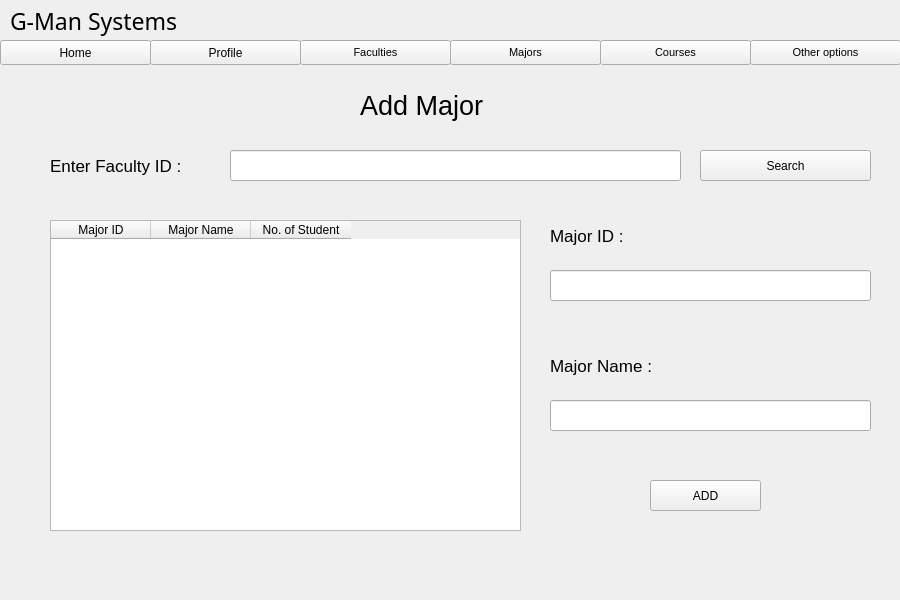
<?xml version="1.0" encoding="UTF-8"?>
<ui version="4.0">
 <class>Form</class>
 <widget class="QWidget" name="Form">
  <property name="geometry">
   <rect>
    <x>0</x>
    <y>0</y>
    <width>900</width>
    <height>600</height>
   </rect>
  </property>
  <property name="windowTitle">
   <string>Form</string>
  </property>
  <widget class="QLabel" name="label_15">
   <property name="geometry">
    <rect>
     <x>10</x>
     <y>0</y>
     <width>221</width>
     <height>41</height>
    </rect>
   </property>
   <property name="font">
    <font>
     <family>Century Gothic</family>
     <pointsize>17</pointsize>
    </font>
   </property>
   <property name="text">
    <string>G-Man Systems</string>
   </property>
  </widget>
  <widget class="QPushButton" name="homeButton">
   <property name="geometry">
    <rect>
     <x>0</x>
     <y>40</y>
     <width>151</width>
     <height>25</height>
    </rect>
   </property>
   <property name="text">
    <string>Home</string>
   </property>
  </widget>
  <widget class="QPushButton" name="profileButton">
   <property name="geometry">
    <rect>
     <x>150</x>
     <y>40</y>
     <width>151</width>
     <height>25</height>
    </rect>
   </property>
   <property name="text">
    <string>Profile</string>
   </property>
  </widget>
  <widget class="QLabel" name="label_3">
   <property name="geometry">
    <rect>
     <x>360</x>
     <y>80</y>
     <width>151</width>
     <height>51</height>
    </rect>
   </property>
   <property name="font">
    <font>
     <pointsize>20</pointsize>
    </font>
   </property>
   <property name="text">
    <string>Add Major</string>
   </property>
  </widget>
  <widget class="QTableWidget" name="majorTable">
   <property name="geometry">
    <rect>
     <x>50</x>
     <y>220</y>
     <width>471</width>
     <height>311</height>
    </rect>
   </property>
   <column>
    <property name="text">
     <string>Major ID</string>
    </property>
    <property name="textAlignment">
     <set>AlignHCenter|AlignVCenter|AlignCenter</set>
    </property>
   </column>
   <column>
    <property name="text">
     <string>Major Name</string>
    </property>
    <property name="textAlignment">
     <set>AlignHCenter|AlignVCenter|AlignCenter</set>
    </property>
   </column>
   <column>
    <property name="text">
     <string>No. of Student</string>
    </property>
    <property name="textAlignment">
     <set>AlignHCenter|AlignVCenter|AlignCenter</set>
    </property>
   </column>
  </widget>
  <widget class="QLabel" name="label">
   <property name="geometry">
    <rect>
     <x>50</x>
     <y>150</y>
     <width>181</width>
     <height>31</height>
    </rect>
   </property>
   <property name="font">
    <font>
     <pointsize>13</pointsize>
    </font>
   </property>
   <property name="text">
    <string>Enter Faculty ID :</string>
   </property>
  </widget>
  <widget class="QLabel" name="label_2">
   <property name="geometry">
    <rect>
     <x>550</x>
     <y>220</y>
     <width>101</width>
     <height>31</height>
    </rect>
   </property>
   <property name="font">
    <font>
     <pointsize>13</pointsize>
    </font>
   </property>
   <property name="text">
    <string>Major ID :</string>
   </property>
  </widget>
  <widget class="QLabel" name="label_4">
   <property name="geometry">
    <rect>
     <x>550</x>
     <y>350</y>
     <width>141</width>
     <height>31</height>
    </rect>
   </property>
   <property name="font">
    <font>
     <pointsize>13</pointsize>
    </font>
   </property>
   <property name="text">
    <string>Major Name :</string>
   </property>
  </widget>
  <widget class="QLineEdit" name="majorID">
   <property name="geometry">
    <rect>
     <x>550</x>
     <y>270</y>
     <width>321</width>
     <height>31</height>
    </rect>
   </property>
  </widget>
  <widget class="QLineEdit" name="majorName">
   <property name="geometry">
    <rect>
     <x>550</x>
     <y>400</y>
     <width>321</width>
     <height>31</height>
    </rect>
   </property>
  </widget>
  <widget class="QLineEdit" name="facultyID">
   <property name="geometry">
    <rect>
     <x>230</x>
     <y>150</y>
     <width>451</width>
     <height>31</height>
    </rect>
   </property>
  </widget>
  <widget class="QPushButton" name="addButton">
   <property name="geometry">
    <rect>
     <x>650</x>
     <y>480</y>
     <width>111</width>
     <height>31</height>
    </rect>
   </property>
   <property name="text">
    <string>ADD</string>
   </property>
  </widget>
  <widget class="QPushButton" name="searchButton">
   <property name="geometry">
    <rect>
     <x>700</x>
     <y>150</y>
     <width>171</width>
     <height>31</height>
    </rect>
   </property>
   <property name="text">
    <string>Search</string>
   </property>
  </widget>
  <widget class="QPushButton" name="majorsButton">
   <property name="geometry">
    <rect>
     <x>450</x>
     <y>40</y>
     <width>151</width>
     <height>25</height>
    </rect>
   </property>
   <property name="font">
    <font>
     <pointsize>8</pointsize>
    </font>
   </property>
   <property name="text">
    <string>Majors</string>
   </property>
  </widget>
  <widget class="QPushButton" name="facultiesButton">
   <property name="geometry">
    <rect>
     <x>300</x>
     <y>40</y>
     <width>151</width>
     <height>25</height>
    </rect>
   </property>
   <property name="font">
    <font>
     <pointsize>8</pointsize>
    </font>
   </property>
   <property name="text">
    <string>Faculties</string>
   </property>
  </widget>
  <widget class="QPushButton" name="othersButton">
   <property name="geometry">
    <rect>
     <x>750</x>
     <y>40</y>
     <width>151</width>
     <height>25</height>
    </rect>
   </property>
   <property name="font">
    <font>
     <pointsize>8</pointsize>
    </font>
   </property>
   <property name="text">
    <string>Other options</string>
   </property>
  </widget>
  <widget class="QPushButton" name="courseButton">
   <property name="geometry">
    <rect>
     <x>600</x>
     <y>40</y>
     <width>151</width>
     <height>25</height>
    </rect>
   </property>
   <property name="font">
    <font>
     <pointsize>8</pointsize>
    </font>
   </property>
   <property name="text">
    <string>Courses</string>
   </property>
  </widget>
  <widget class="QLabel" name="barLabel_2">
   <property name="geometry">
    <rect>
     <x>0</x>
     <y>0</y>
     <width>901</width>
     <height>51</height>
    </rect>
   </property>
   <property name="text">
    <string/>
   </property>
  </widget>
  <zorder>barLabel_2</zorder>
  <zorder>label_15</zorder>
  <zorder>homeButton</zorder>
  <zorder>profileButton</zorder>
  <zorder>label_3</zorder>
  <zorder>majorTable</zorder>
  <zorder>label</zorder>
  <zorder>label_2</zorder>
  <zorder>label_4</zorder>
  <zorder>majorID</zorder>
  <zorder>majorName</zorder>
  <zorder>facultyID</zorder>
  <zorder>addButton</zorder>
  <zorder>searchButton</zorder>
  <zorder>majorsButton</zorder>
  <zorder>facultiesButton</zorder>
  <zorder>othersButton</zorder>
  <zorder>courseButton</zorder>
 </widget>
 <resources/>
 <connections/>
</ui>
